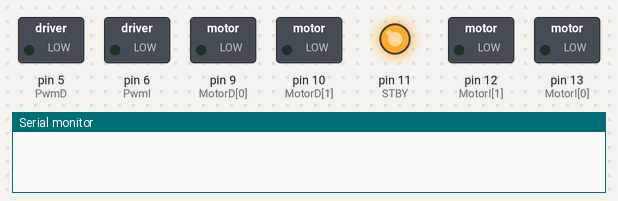
A sketch run on a simulated Arduino Uno, built with avr-gcc and run on an emulated ATmega328P. On the bench: switched loads named in the sketch (green lamp = pin HIGH), output pins drawn as LEDs (lit = HIGH), the last lines printed to the serial monitor.

Above: at 0.1 s.
At 1.1 s:
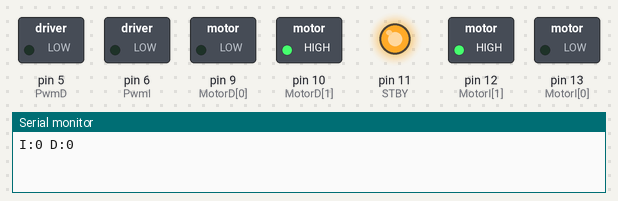
Timing chart, 0 to 2.6 s (numbered marks = the images above):
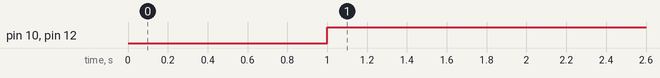

The sketch:

ControlBT.ino
```cpp
// Creado ChepeCarlos de ALSW
// Tutorial Completo en https://nocheprogramacion.com
// Canal Youtube https://youtube.com/alswnet?sub_confirmation=1

//Pines de los motores
int MotorD[2] = {9, 10};
int MotorI[2] = {13, 12};
int PwmD = 5;
int PwmI = 6;
int STBY = 11;
int ValX = 0;
int ValY = 0;
int motorI = 0;
int motorD = 0;

void setup() {
  pinMode(PwmD, OUTPUT);
  pinMode(PwmI, OUTPUT);
  for (int i = 0; i < 2; i++) {
    pinMode(MotorD[i], OUTPUT);
    pinMode(MotorI[i], OUTPUT);
  }
  pinMode(STBY, OUTPUT);
  digitalWrite(STBY, 1);
  Serial.begin(9600);
}

void loop() {
  DecodificarSerial();

  motorI = map(ValY, -100, 100, -255, 255);
  motorI -= map(ValX, -100, 100, -255, 255);
  motorD = map(ValY, -100, 100, -255, 255);
  motorD += map(ValX, -100, 100, -255, 255);

  Serial.print("I:");
  Serial.print(motorI);
  Serial.print(" D:");
  Serial.println(motorD);

  motorD = constrain(motorD, -255, 255);
  motorI = constrain(motorI, -255, 255);

  VelocidadMotor(MotorI, PwmI, motorI);
  VelocidadMotor(MotorD, PwmD, motorD);
}

//Funcion para Poner una velocidad a un motor
//La velocidad puede ser desde -255 a 255
void VelocidadMotor(int Motor[], int PWM, int Velocidad) {
  if (Velocidad > 0 ) {
    digitalWrite(Motor[0],  1);
    digitalWrite(Motor[1],  0);
  }
  else {
    Velocidad = - Velocidad;
    digitalWrite(Motor[0], 0);
    digitalWrite(Motor[1], 1);
  }
  analogWrite(PWM, Velocidad);
}

void DecodificarSerial() {
  String Mensaje = Serial.readStringUntil('\n');
  int PosicionPleca = Mensaje.indexOf('/');
  int PosicionSaltoLinea = Mensaje.length();
  String Dato = Mensaje.substring(0, PosicionPleca);
  int Valor = Mensaje.substring(PosicionPleca + 1, PosicionSaltoLinea).toInt();
  if (Dato.equals("X")) {
    ValX = Valor;
  }
  else if (Dato.equals("Y")) {
    ValY = Valor;
  }
}
```

Measured:
- by itself, pin 10 (MotorD[1]), pin 12 (MotorI[1]): LOW → HIGH at 1.0 s
